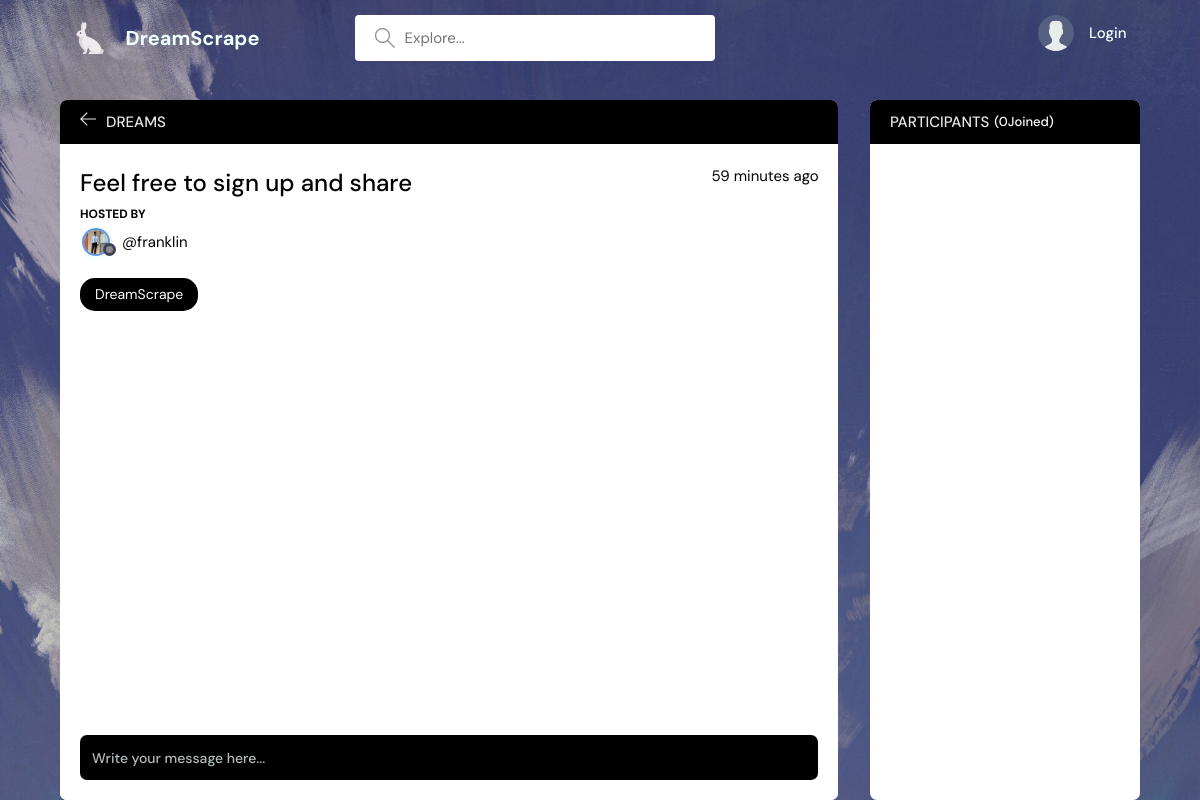
Page /room/2/ on the committed database.
### dreams/models.py (models this page shows, shortened)
class Room(models.Model):
    host = models.ForeignKey(User, on_delete = models.SET_NULL, null = True)
    topic = models.ForeignKey(Topic, on_delete = models.SET_NULL, null = True)
    name = models.CharField(max_length = 200)
    description = models.TextField(null = True, blank = True)
    participants = models.ManyToManyField(User, related_name = 'partcipants', blank = True)
    updated = models.DateTimeField(auto_now = True)
    created = models.DateTimeField(auto_now_add = True)
    class Meta:
        ordering = ['-updated', '-created']

class User(AbstractUser):
        name = models.CharField(max_length = 200, null = True)
        email = models.EmailField(unique = True, null = True)
        bio = models.TextField(null = True)
        avatar = models.ImageField(null = True, default = "avatar.svg")
        USERNAME_FIELD = 'email'
        REQUIRED_FIELDS = []

class Topic(models.Model):
    name = models.CharField(max_length = 200)
    def __str__(self):
        return self.name

### dreams/views.py (the view, shortened to what this page needs)
# urls.py: path('room/<str:pk>/', views.room, name = 'room'),
def room(request, pk):
    room = Room.objects.get(id = pk)
    room_messages = room.message_set.all()
    participants = room.participants.all()
    context = {'room': room, 'room_messages': room_messages, 'participants': participants}
    return render(request, 'dreams/room.html', context)

### dreams/templates/dreams/room.html (shortened to what this page needs)
{% extends 'dreams/main.html' %}
{% block content %}
<main class="profile-page layout layout--2">
      <div class="container">
        <div class="room" style='background-color:white;'>
          <div class="room__top" style='background-color:black'>
            <div class="room__topLeft">
							<a href="{% url 'dreams:home' %}">
                <svg version="1.1" xmlns="http://www.w3.org/2000/svg" width="32" height="32" viewBox="0 0 32 32">
                  <title>arrow-left</title>
                  <path
                    d="M13.723 2.286l-13.723 13.714 13.719 13.714 1.616-1.611-10.96-10.96h27.625v-2.286h-27.625l10.965-10.965-1.616-1.607z"
                  ></path>
                </svg>
              </a>
              <h3>Dreams</h3>
            </div>
          </div>
          <div class="room__box scroll" style='background-color:white'>
            <div class="room__header scroll" style='background-color:white'>
              <div class="room__info" style='background-color:white;'>
								<h3 style='color:black'>{{ room.name }}</h3>
								<span style='color:black'>{{ room.created|timesince }} ago</span>
              </div>
              <div class="room__hosted" style='background-color:white;'>
                <p style='color:black'>Hosted By</p>
								<a style='color:black'href="{% url 'dreams:user-profile' room.host.id %}" class="room__author">
                  <div class="avatar avatar--small">
			  <img src={{ room.host.avatar.url }} />
                  </div>
									<span>@{{ room.host.username }}</span>
                </a>
              </div>
							<span style='color:white; background-color:black'class="room__topics">{{ room.topic }}</span>
            </div>
            <div class="room__conversation" style='background-color:white;'>
              <div class="threads scroll" style='background-color:white'>
              </div>
            </div>
          </div>
          <div class="room__message">
            <form action="#" method='POST'>
		    <input style='background-color:black; color:white'name="body" placeholder="Write your message here..." />
	    </form>
          </div>
        </div>
        <div class="participants" style='background-color:white;'>
					<h3 class="participants__top">Participants <span style='color:white'>({{ participants.count }}Joined)</span></h3>
          <div class="participants__list scroll">
          </div>
        </div>
      </div>
    </main>
		{% endblock content %}

### dreams/static/dreams/css/style.css (style rules this page uses)
:root { --color-main: #71c6dd; --color-main-light: #e1f6fb; --color-dark: #3f4156; --color-dark-medium: #51546e; --color-dark-light: #696d97; --color-light: #e5e5e5; --color-gray: #8b8b8b; --color-light-gray: #b2bdbd; --color-bg: #2d2d39; --color-success: #5dd693; --color-error: #fc4b0b; --color-azure: #F0FFFF; --color-black: #000000; --color-cornflower: #6495ED; }
* { font-family: "DM Sans", -apple-system, BlinkMacSystemFont, "Segoe UI", Roboto, Oxygen, Ubuntu, Cantarell, "Open Sans", "Helvetica Neue", sans-serif; margin: 0; padding: 0; box-sizing: border-box; text-rendering: optimizeLegibility; font-size: inherit; }
html { font-size: 56.24%; }
@media only screen and (min-width: 1200px) { html { font-size: 62.5%; } }
body { line-height: 1.6; font-weight: 400; font-size: 1.5rem; color: var(--color-light-gray); background-color: black; min-height: 100vh; }
img { width: 100%; }
a { display: inline-block; color: var(--color-main); text-decoration: none; }
.container { max-width: 120rem; width: 90%; margin: auto; }
.avatar { position: relative; display: inline-block; border-radius: 50%; border: 2px solid var(--color-azure); }
.avatar img { display: block; border-radius: 50%; object-fit: cover; object-position: center; }
.avatar::after { content: ""; display: block; position: absolute; background-color: var(--color-gray); z-index: 111; border-radius: 50%; border: 0.3rem solid var(--color-dark); }
.avatar.avatar--small img { width: 2.8rem; height: 2.8rem; border: 2px solid var(--color-cornflower); }
.avatar.avatar--small:after { width: 0.7rem; height: 0.7rem; bottom: 0px; right: -6px; }
.layout { margin-top: 2.4rem; }
.layout > .container { display: flex; justify-content: space-between; align-items: flex-start; }
.layout--2 > .container > div:first-child { flex-basis: 72%; }
.layout--2 > .container > div:last-child { flex-basis: 25%; }
.room, .participants { background: var(--color-dark); max-height: 87.5vh; border-radius: 0.7rem; overflow: hidden; position: relative; }
.room__top, .participants__top { background: var(--color-black); display: flex; justify-content: space-between; align-items: center; padding: 1rem 2rem; position: relative; }
.room__top svg, .thread__top svg { width: 1.6rem; height: 1.6rem; fill: var(--color-light); cursor: pointer; }
.room__topLeft { display: flex; align-items: flex-end; gap: 1rem; }
.room__topLeft h3, .participants__top { text-transform: uppercase; font-weight: 500; color: var(--color-light); }
.room__topLeft svg { width: 1.6rem; height: 1.6rem; fill: var(--color-light); }
.room__header { max-height: 30vh; overflow-y: auto; position: absolute; width: 95%; background: var(--color-azure); z-index: 999; top: 4.4rem; padding-top: 2rem; padding-bottom: 1rem; }
.room__box { padding-left: 2rem; padding-right: 2rem; height: 80.5vh; padding-bottom: 0; }
.room__info { display: flex; justify-content: space-between; }
.room__info h3 { font-size: 2.4rem; font-weight: 500; color: var(--color-main); }
.room__hosted p { text-transform: uppercase; color: var(--color-gray); font-size: 1.2rem; font-weight: 700; line-height: 2; }
.room__author { display: flex; gap: 1rem; align-items: center; margin-bottom: 1rem; transition: all 0.3s ease-in-out; }
.room__topics { padding: 0.5rem 1.5rem; background: var(--color-dark-light); color: var(--color-light); display: inline-block; font-size: 1.4rem; border-radius: 1.5rem; margin: 1rem 0; }
.room__conversation { margin-top: 1rem; margin-bottom: 4rem; height: 64%; }
.threads { background: var(--color-bg); border-radius: 0.7rem; overflow-y: auto; height: 100%; margin-top: 28vh; padding: 0 2rem 4rem 2rem; }
.room__message { padding: 2rem; position: absolute; z-index: 111; bottom: 0; left: 0; right: 0; background: transparent; }
.room__message > form > input { resize: none; background-color: var(--color-dark-light); color: var(--color-light); border: none; outline: none; border-radius: 0.7rem; height: 4.5rem; width: 100%; margin-top: -1rem; padding: 1.2rem; font-size: 1.4rem; font-weight: 500; position: relative; }
.room__message > form > input::placeholder { color: var(--color-light-gray); }
.participants__top span { color: var(--color-main); font-size: 1.3rem; text-transform: none; }
.participants__top { justify-content: flex-start; gap: 0.5rem; }
.participants__list { padding: 2rem; height: 82.5vh; overflow-y: scroll; padding-bottom: 0; }

### rows in the picture
Room: name "Feel free to sign up and share", created "59 minutes", host.avatar (picture), host.username "franklin", topic "DreamScrape"

### other values in the picture
{{ participants.count }} "0"
